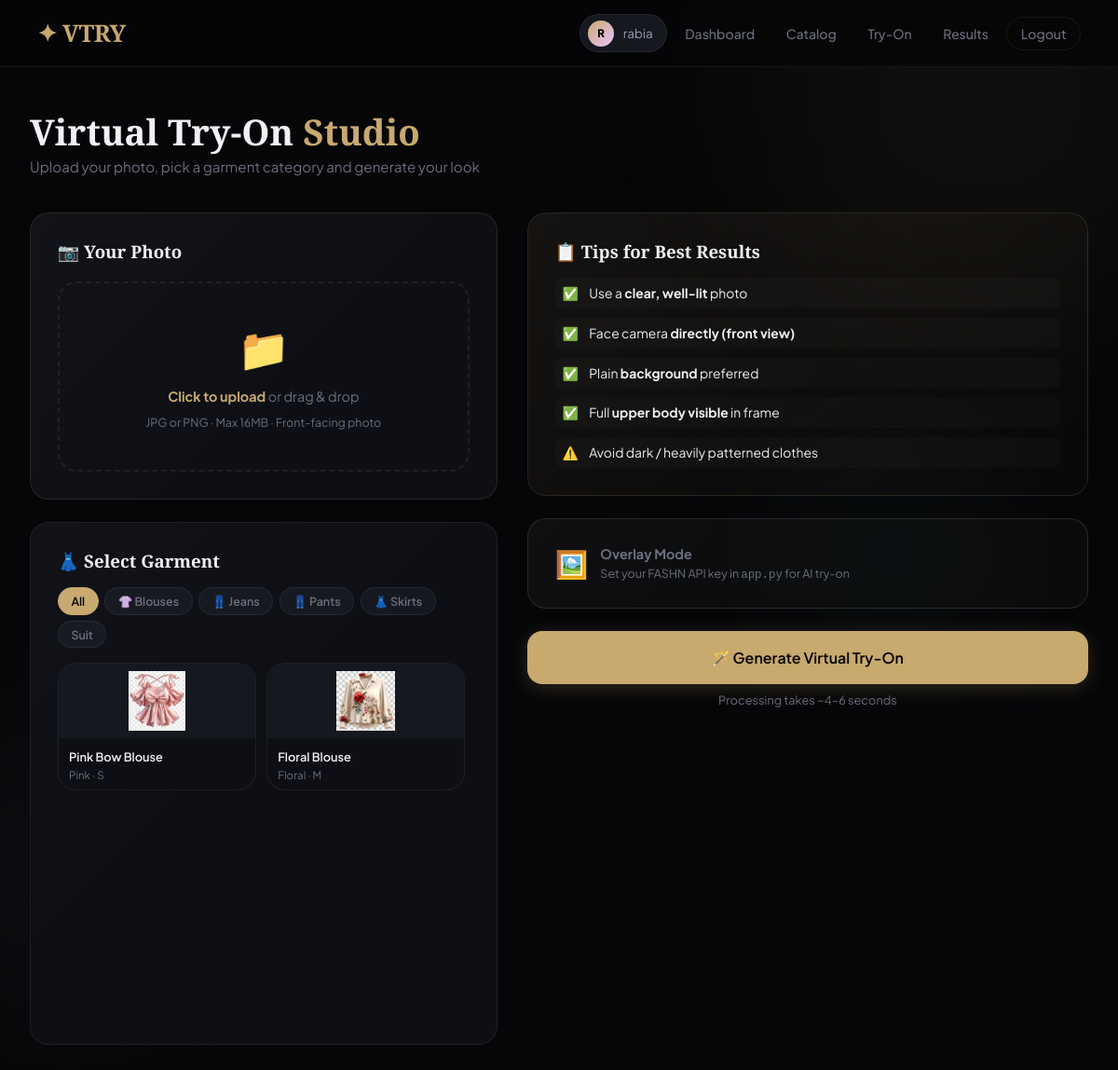
The app's page /tryon (signed in) with its own data.
### tables this page shows
CREATE TABLE garments (
    id INTEGER PRIMARY KEY AUTOINCREMENT,
    name TEXT NOT NULL, type TEXT NOT NULL, color TEXT, size TEXT,
    image_path TEXT NOT NULL,
    created_at TIMESTAMP DEFAULT CURRENT_TIMESTAMP
);

### app.py (the view, shortened to what this page needs)
@app.route('/tryon', methods=['GET','POST'])
@login_required
def tryon():
    from collections import defaultdict
    if request.method == 'GET':
        gid=request.args.get('garment_id')
        db=get_db()
        garment=db.execute("SELECT * FROM garments WHERE id=?",(gid,)).fetchone() if gid else None
        garments=db.execute("SELECT * FROM garments ORDER BY type,id").fetchall()
        db.close()
        grouped=defaultdict(list)
        for g in garments: grouped[g['type']].append(g)
        ai_enabled = bool(FASHN_API_KEY and FASHN_API_KEY != "YOUR_FASHN_API_KEY_HERE")
        return render_template('tryon.html', garment=garment,
                               grouped=dict(grouped), garments=garments,
                               ai_enabled=ai_enabled)

### app.py (called while the page is built)
def get_db():
    db = sqlite3.connect(DB_PATH)
    db.row_factory = sqlite3.Row
    return db

def login_required(f):
    @wraps(f)
    def decorated(*args, **kwargs):
        if 'user_id' not in session:
            flash('Please login first.','warning')
            return redirect(url_for('login'))
        return f(*args, **kwargs)
    return decorated

### templates/tryon.html (shortened to what this page needs)
{% extends 'base.html' %}
{% block content %}
<div class="container">
  <div class="page-header anim-fade-up">
    <h1>Virtual Try-On <span style="color:var(--accent)">Studio</span></h1>
    <p>Upload your photo, pick a garment category and generate your look</p>
  </div>
  <form method="POST" enctype="multipart/form-data">
    <div class="layout-split">
      <div style="display:flex;flex-direction:column;gap:1.5rem">
        <div class="card card-glow anim-fade-up" style="border-color:rgba(200,169,110,0.15)">
          <h3 style="font-family:'Playfair Display',serif;font-weight:700;margin-bottom:1.2rem">📷 Your Photo</h3>
          <div class="upload-zone" id="uploadZone">
            <span class="u-icon">📁</span>
            <p><strong>Click to upload</strong> or drag & drop</p>
            <p style="font-size:0.78rem;margin-top:0.4rem">JPG or PNG · Max 16MB · Front-facing photo</p>
          </div>
        </div>
        <div class="card anim-fade-up-2">
          <h3 style="font-family:'Playfair Display',serif;font-weight:700;margin-bottom:1rem">👗 Select Garment</h3>
          {% set icons = {'top':'👕','shirt':'👔','abaya':'🧕','kameez':'👘','shalwar':'🩲','pants':'👖','jeans':'👖','skirt':'👗','blouse':'👚','jacket':'🧥','hoodie':'🧥'} %}
          {% set labels = {'top':'Tops','shirt':'Shirts','abaya':'Abaya','kameez':'Kameez','shalwar':'Shalwar','pants':'Pants','jeans':'Jeans','skirt':'Skirts','blouse':'Blouses','jacket':'Jackets','hoodie':'Hoodies'} %}
          <div style="display:flex;flex-wrap:wrap;gap:0.4rem;margin-bottom:1rem" id="catTabs">
            <button type="button" class="cat-tab active" onclick="filterCat('all',this)">All</button>
            {% for gtype in grouped.keys() %}
            <button type="button" class="cat-tab" onclick="filterCat('{{ gtype }}',this)">{{ icons.get(gtype,'') }} {{ labels.get(gtype,gtype.title()) }}</button>
            {% endfor %}
          </div>
          <div style="display:grid;grid-template-columns:repeat(2,1fr);gap:0.7rem;max-height:380px;overflow-y:auto;padding-right:0.3rem" id="garmentGrid">
            {% for g in garments %}
            <div class="garment-card {% if garment and garment.id==g.id %}selected{% endif %}"
                 id="gc-{{ g.id }}" data-type="{{ g.type }}" onclick="selectGarment({{ g.id }},'{{ g.name }}','{{ g.color }} · {{ g.size }}',this)">
              <img src="/static/garments/{{ g.image_path }}" alt="{{ g.name }}" style="height:80px;object-fit:contain" onerror="this.style.opacity='0.3'">
              <div class="g-info" style="padding:0.5rem 0.7rem">
                <h4 style="font-size:0.8rem">{{ g.name }}</h4>
                <p style="font-size:0.72rem">{{ g.color }} · {{ g.size }}</p>
              </div>
            </div>
            {% endfor %}
          </div>
        </div>
      </div>
      <div style="display:flex;flex-direction:column;gap:1.5rem">
        <div class="card anim-fade-up" style="border-color:rgba(200,169,110,0.15);background:linear-gradient(135deg,rgba(200,169,110,0.06),rgba(200,169,110,0.02))">
          <h3 style="font-family:'Playfair Display',serif;font-weight:700;margin-bottom:1rem">📋 Tips for Best Results</h3>
          <div style="display:flex;flex-direction:column;gap:0.6rem;font-size:0.87rem">
            <div style="display:flex;gap:0.7rem;padding:0.5rem;background:rgba(255,255,255,0.02);border-radius:8px"><span>✅</span><span>Use a <strong>clear, well-lit</strong> photo</span></div>
            <div style="display:flex;gap:0.7rem;padding:0.5rem;background:rgba(255,255,255,0.02);border-radius:8px"><span>✅</span><span>Face camera <strong>directly (front view)</strong></span></div>
            <div style="display:flex;gap:0.7rem;padding:0.5rem;background:rgba(255,255,255,0.02);border-radius:8px"><span>✅</span><span>Plain <strong>background</strong> preferred</span></div>
            <div style="display:flex;gap:0.7rem;padding:0.5rem;background:rgba(255,255,255,0.02);border-radius:8px"><span>✅</span><span>Full <strong>upper body visible</strong> in frame</span></div>
            <div style="display:flex;gap:0.7rem;padding:0.5rem;background:rgba(255,255,255,0.02);border-radius:8px"><span>⚠️</span><span>Avoid dark / heavily patterned clothes</span></div>
          </div>
        </div>
{% if ai_enabled %}
<div class="card anim-fade-up-3" style="border-color:rgba(0,200,83,0.3);background:linear-gradient(135deg,rgba(0,200,83,0.07),rgba(0,200,83,0.02));margin-bottom:0">
  <div style="display:flex;align-items:center;gap:0.8rem">
    <div style="font-size:1.8rem">✨</div>
    <div>
      <div style="font-weight:700;font-size:0.9rem;color:#00c853">FASHN AI Active</div>
      <div style="font-size:0.78rem;color:var(--text-muted);margin-top:0.2rem">AI will <strong style="color:var(--text)">wrap the garment</strong> realistically on your body</div>
    </div>
    <div style="margin-left:auto;background:rgba(0,200,83,0.15);border:1px solid rgba(0,200,83,0.3);color:#00c853;padding:0.25rem 0.65rem;border-radius:50px;font-size:0.72rem;font-weight:700;white-space:nowrap">● READY</div>
  </div>
</div>
{% else %}
<div class="card anim-fade-up-3" style="border-color:rgba(158,158,158,0.2);background:rgba(158,158,158,0.04);margin-bottom:0">
  <div style="display:flex;align-items:center;gap:0.8rem">
    <div style="font-size:1.8rem">🖼️</div>
    <div>
      <div style="font-weight:700;font-size:0.9rem;color:var(--text-muted)">Overlay Mode</div>
      <div style="font-size:0.78rem;color:var(--text-muted);margin-top:0.2rem">Set your FASHN API key in <code>app.py</code> for AI try-on</div>
    </div>
  </div>
</div>
{% endif %}
        <div class="anim-fade-up-4">
          <button type="submit" class="btn btn-primary" id="submitBtn"
            style="width:100%;justify-content:center;padding:1.1rem;font-size:1rem;border-radius:16px">
            🪄 Generate Virtual Try-On
          </button>
          <p style="text-align:center;font-size:0.8rem;color:var(--text-muted);margin-top:0.6rem">Processing takes ~4–6 seconds</p>
        </div>
      </div>
    </div>
  </form>
</div>
{% endblock %}

### templates/base.html (style rules this page uses)
:root { --bg:#060608; --surface:#0e0f14; --surface2:#16181f; --surface3:#1e2028; --border:rgba(255,255,255,0.07); --border-bright:rgba(255,255,255,0.14); --accent:#c8a96e; --accent2:#e8c4ff; --accent3:#7af8ca; --text:#f0f0f5; --text-muted:#6b6e7e; --text-soft:#9a9db0; --success:#7af8ca; --error:#ff6b6b; --warning:#ffd93d; --radius:20px; --radius-sm:10px; --nav-h:72px; }
*,*::before,*::after { margin:0;padding:0;box-sizing:border-box }
html { scroll-behavior:smooth }
body { font-family:'Plus Jakarta Sans',sans-serif;background:var(--bg);color:var(--text);min-height:100vh;overflow-x:hidden }
.container { max-width:1200px;margin:0 auto;padding:3rem 2rem }
.page-header { margin-bottom:2.5rem;animation:fadeUp 0.6s cubic-bezier(0.16,1,0.3,1) }
.page-header h1 { font-family:'Playfair Display',serif;font-size:2.4rem;font-weight:900;line-height:1.1;margin-bottom:0.4rem }
.page-header p { color:var(--text-muted);font-size:0.95rem }
.card { background:var(--surface);border:1px solid var(--border);border-radius:var(--radius);padding:1.8rem;transition:border-color 0.3s,box-shadow 0.3s;position:relative;overflow:hidden }
.card::before { content:'';position:absolute;inset:0;border-radius:inherit;background:linear-gradient(135deg,rgba(255,255,255,0.018) 0%,transparent 60%);pointer-events:none }
.btn { display:inline-flex;align-items:center;gap:0.5rem;padding:0.7rem 1.6rem;border-radius:50px;border:none;cursor:pointer;font-family:'Plus Jakarta Sans',sans-serif;font-size:0.9rem;font-weight:600;transition:all 0.25s cubic-bezier(0.16,1,0.3,1);text-decoration:none }
.btn-primary { background:var(--accent);color:#000;box-shadow:0 4px 20px rgba(200,169,110,0.22) }
.upload-zone { border:2px dashed var(--border);border-radius:var(--radius);padding:2.5rem 2rem;text-align:center;cursor:pointer;transition:all 0.3s;position:relative;overflow:hidden }
.upload-zone .u-icon { font-size:2.8rem;margin-bottom:0.8rem;display:block;transition:transform 0.3s }
.upload-zone p { color:var(--text-muted);font-size:0.9rem;line-height:1.6 }
.upload-zone strong { color:var(--accent) }
.garment-card { background:var(--surface);border:1.5px solid var(--border);border-radius:var(--radius);overflow:hidden;cursor:pointer;transition:all 0.35s cubic-bezier(0.16,1,0.3,1);position:relative }
.garment-card img { width:100%;height:180px;object-fit:contain;background:var(--surface2);padding:0.5rem;transition:transform 0.35s }
.garment-card .g-info { padding:0.9rem 1rem }
.garment-card .g-info h4 { font-size:0.88rem;font-weight:600;margin-bottom:0.25rem }
.garment-card .g-info p { font-size:0.78rem;color:var(--text-muted) }
.layout-split { display:grid;grid-template-columns:1fr 1.2fr;gap:2rem;align-items:start }
.anim-fade-up { animation:fadeUp 0.6s cubic-bezier(0.16,1,0.3,1) both }
.anim-fade-up-2 { animation:fadeUp 0.6s cubic-bezier(0.16,1,0.3,1) 0.1s both }
.anim-fade-up-3 { animation:fadeUp 0.6s cubic-bezier(0.16,1,0.3,1) 0.2s both }
.anim-fade-up-4 { animation:fadeUp 0.6s cubic-bezier(0.16,1,0.3,1) 0.3s both }

### templates/tryon.html (style rules this page uses)
.cat-tab { background:var(--surface2);border:1px solid var(--border);color:var(--text-muted);padding:0.35rem 0.85rem;border-radius:50px;font-size:0.78rem;font-weight:600;cursor:pointer;transition:all 0.2s;font-family:'Plus Jakarta Sans',sans-serif }
.cat-tab.active { background:var(--accent);color:#000;border-color:var(--accent) }

### records on screen
garments: get "👚", get "Blouses", image_path (picture), name "Pink Bow Blouse", color "Pink", size "S"
garments: get "👖", get "Jeans"
garments: get "👖", get "Pants"
garments: get "👗", get "Skirts"
garments: get "Suit"
garments: image_path (picture), name "Floral Blouse", color "Floral", size "M"

### other values on screen
{{ session.username[0].upper() }} "R"
{{ session.username }} "rabia"
